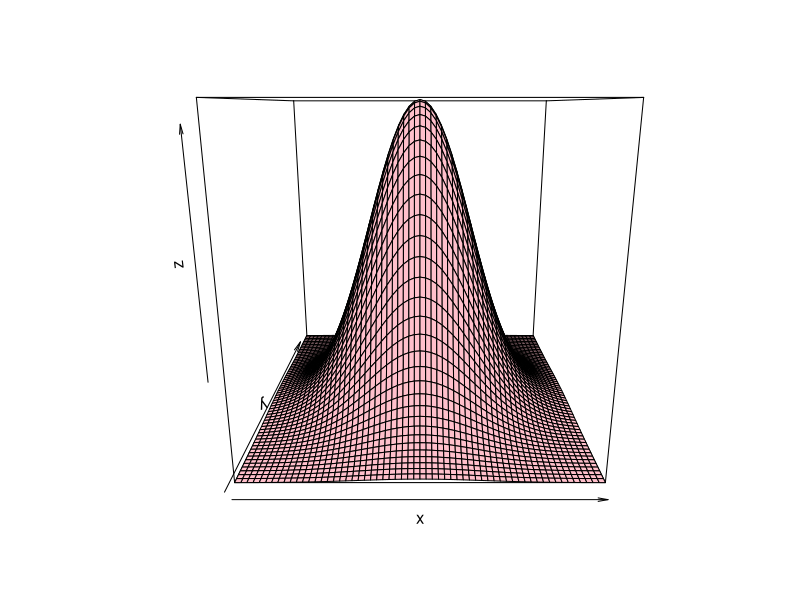
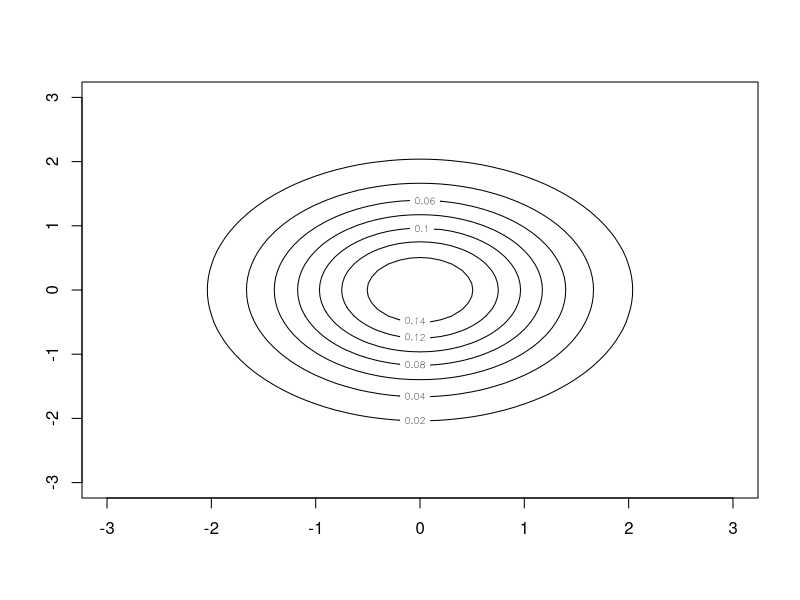

Recreate these plots in R, in order.
########################Example 2.2.2 ########################
#############绘制二元正态密度函数图形和等高线 （plot bivariate normal density)

#Figure 2.1

##参数设置：均值，标准差， 和相关系数（set the parameters: mean, standard deviation, and correlation.）
##大家可以尝试设置不同参数，然后观察图形的区别
mu1 = 0; sigma1 = 1; 
mu2 = 0; sigma2 = 1; 
rho = 0


#定义密度函数（define the density function）
z = function(x,y){
  A = 1/(2*pi*sigma1*sigma2*sqrt(1-rho^2))
  B = -1/(2*1-rho^2)
  C = ((x-mu1)/sigma1)^2
  D = 2*rho*((x-mu1)/sigma1)*((y-mu2)/sigma2)
  E = ((y-mu2)/sigma2)^2
  
  return(A*exp(B*(C-D+E)))
}

##给定x和y数值，计算密度数值（create the density value）
x = y = seq(-3, 3, 0.1)
z = outer(x, y, z)

#画出密度函数3D图形（create 3D plot）
persp(x, y, z, col = "pink")

#画出等高线图（create contour plot）
contour(x,y,z)
